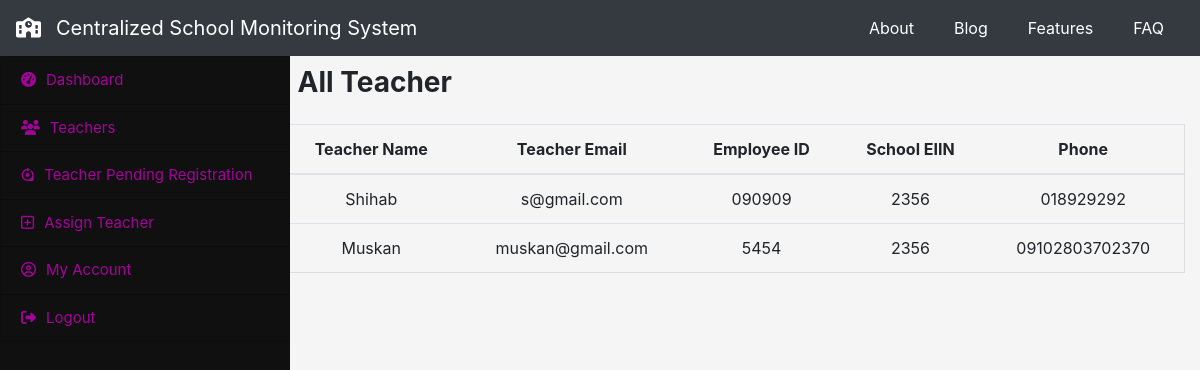
/headmaster/allteacher (signed in), run on the app's committed database.
### initapp/models.py (models this page shows, shortened)
class teacher_account(models.Model):
    t_fullname = models.CharField(max_length=100, blank=False, null=False)
    t_email = models.CharField(max_length=100, blank=False, null=False)
    t_empid = models.CharField(max_length=100, primary_key=True)
    t_pass = models.CharField(max_length=50, blank=False, null=False)
    t_phone = models.CharField(max_length=50, blank=False, null=False)
    sch_eiin = models.CharField(
        max_length=25, blank=False, null=False, default=None)

### headmaster/views.py (the view)
# urls.py: path('allteacher', views.allteachers, name="allteachers"),
def allteachers(request):
    he = headmaster_account.objects.get(
        h_empid=request.session.get('headmaster_eid'))
    t_list = teacher_account.objects.filter(sch_eiin=he.sch_eiin)
    return render(request, 'headmaster/allteacher.html', {'teacher': t_list})

### headmaster/templates/headmaster/allteacher.html (shortened to what this page needs)
{% extends 'headmaster/h_base.html' %}
{% block content %}
<div>
  <h3 class="font-weight-bold mb-4 d-inline-block">All Teacher</h3>
</div>
<div class="row allteacher">
  <table class="table" style="text-align: center;">
    <thead>
      <tr>
        <th scope="col">Teacher Name</th>
        <th scope="col">Teacher Email</th>
        <th scope="col">Employee ID</th>
        <th scope="col">School EIIN</th>
        <th scope="col">Phone</th>
      </tr>
    </thead>
    <tbody>
      {% for teacher in teacher %}
      <tr>
        <td>{{ teacher.t_fullname }}</td>
        <td>{{ teacher.t_email}}</td>
        <td>{{ teacher.t_empid }}</td>
        <td>{{ teacher.sch_eiin}}</td>
        <td> {{ teacher.t_phone }}</td>
      </tr>
      {% endfor %}
    </tbody>
  </table>
</div>
{% endblock %}

### static/styles/app.css (style rules this page uses)
body { background-color: whitesmoke; }
.allteacher .table, .teacher_verify .table, .head_verify .table, .assign_tech_table .table { text-align:center; border: 1px solid #ddd; }

### data on the page
teacher_account: t_fullname "Shihab", t_email "s@gmail.com", t_empid "090909", sch_eiin "2356", t_phone "018929292"
teacher_account: t_fullname "Muskan", t_email "muskan@gmail.com", t_empid "5454", sch_eiin "2356", t_phone "09102803702370"
